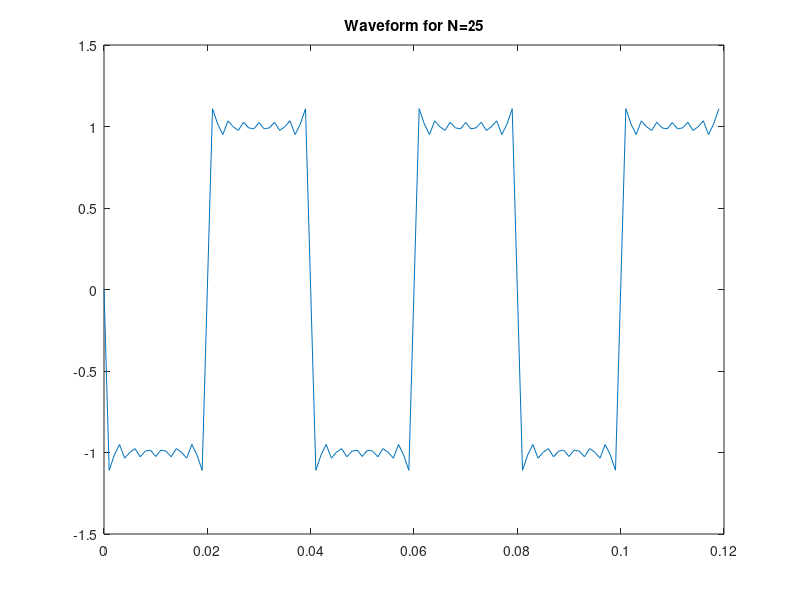

Here is the MATLAB script that generated this plot:
clear;clc;clf;
T=0.12; Sum=0; fo=25; fs=1000;
 % change fo and n values
 N=25   ;
 t=0; i=1;
 while t<T
      sum=0;
      k=1;
      while k<=N
          X=j*4/(k*pi);
          sum=sum+X*exp(j*2*pi*k*fo*t);
          k=k+2;
      end;
       x(i)=real(sum);
       t=t+1/fs;
       i=i+1;
      end;
      t=0:1/fs:T-1/fs;
      plot(t,x);
      title('Waveform for N=25')
